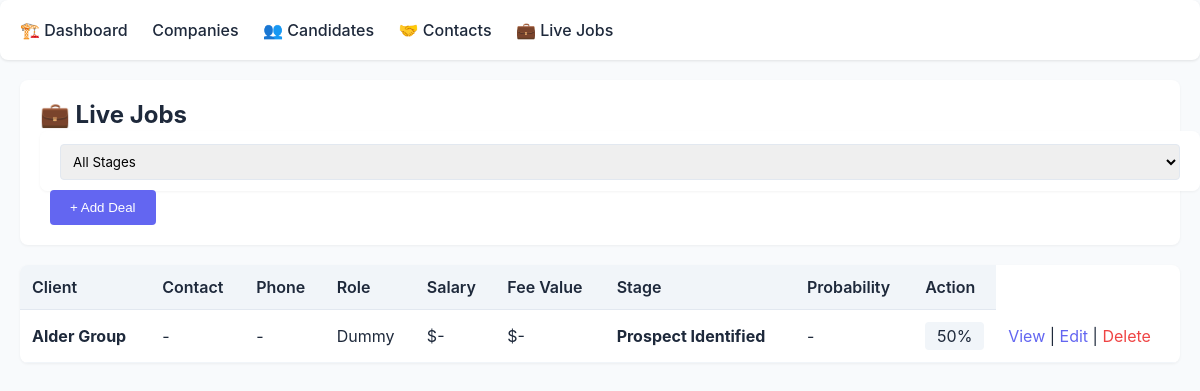
Page /deals on the committed database.
### tables this page shows
CREATE TABLE deals (
            id INTEGER PRIMARY KEY,
            client TEXT NOT NULL,
            role TEXT NOT NULL,
            salary_value INTEGER,
            fee_value INTEGER,
            stage TEXT DEFAULT 'Prospect Identified',
            competition TEXT,
            probability INTEGER DEFAULT 50,
            next_action TEXT,
            notes TEXT,
            created_at TIMESTAMP DEFAULT CURRENT_TIMESTAMP,
            updated_at TIMESTAMP DEFAULT CURRENT_TIMESTAMP
        , contact_name TEXT, phone TEXT);

### app.py (the view)
@app.route('/deals')
def deals_list():
    db = get_db()
    cursor = db.cursor()
    stage = request.args.get('stage', '')
    if stage:
        cursor.execute('SELECT * FROM deals WHERE stage = ? ORDER BY updated_at DESC', (stage,))
    else:
        cursor.execute('SELECT * FROM deals ORDER BY updated_at DESC')
    deals = cursor.fetchall()
    cursor.execute('SELECT DISTINCT stage FROM deals ORDER BY stage')
    stages = cursor.fetchall()
    db.close()
    return render_template('deals.html', deals=deals, stages=stages, current_stage=stage)

### app.py (called while the page is built)
def get_db():
    db = sqlite3.connect(app.config['DATABASE'])
    db.row_factory = sqlite3.Row
    return db

### templates/deals.html (shortened to what this page needs)
{% extends "base.html" %}
{% block content %}
<div class="header">
  <h1>💼 Live Jobs</h1>
  <div style="margin-top: 15px;">
    <form method="get" style="display: inline;">
      {% if stages %}
      <select name="stage" onchange="this.form.submit()" style="padding: 8px; border-radius: 4px; border: 1px solid #e2e8f0;">
        <option value="">All Stages</option>
      </select>
      {% endif %}
    </form>
    <button class="btn" onclick="showAddForm()" style="margin-left: 10px;">+ Add Deal</button>
  </div>
</div>
<table>
  <thead>
    <tr>
      <th>Client</th>
      <th>Contact</th>
      <th>Phone</th>
      <th>Role</th>
      <th>Salary</th>
      <th>Fee Value</th>
      <th>Stage</th>
      <th>Probability</th>
      <th>Action</th>
    </tr>
  </thead>
  <tbody>
    {% for deal in deals %}
    <tr>
      <td><strong>{{ deal.client }}</strong></td>
      <td>{{ deal.contact_name or '-' }}</td>
      <td>{{ deal.phone or '-' }}</td>
      <td>{{ deal.role }}</td>
      <td>${{ "{:,.0f}".format(deal.salary_value) if deal.salary_value else '-' }}</td>
      <td>${{ "{:,.0f}".format(deal.fee_value) if deal.fee_value else '-' }}</td>
      <td><strong>{{ deal.stage }}</strong></td>
      <td>{{ deal.competition or '-' }}</td>
      <td>
        <div style="background: #f1f5f9; padding: 4px 8px; border-radius: 4px; text-align: center;">
          {{ deal.probability }}%
        </div>
      </td>
      <td>
        <a href="/deal/{{ deal.id }}">View</a> |
        <a href="#" onclick="editJobById({{ deal.id }}); return false;">Edit</a> |
        <a href="#" onclick="deleteJobById('{{ deal.client }}', '{{ deal.role }}', {{ deal.id }}); return false;" style="color: #ef4444;">Delete</a>
      </td>
    </tr>
    {% endfor %}
  </tbody>
</table>
{% endblock %}

### templates/base.html (style rules this page uses)
* { margin: 0; padding: 0; box-sizing: border-box; }
body { font-family: -apple-system, BlinkMacSystemFont, 'Segoe UI', Roboto, sans-serif; background: #f8fafc; color: #1e293b; }
.header { background: white; padding: 20px; border-radius: 8px; margin-bottom: 20px; box-shadow: 0 1px 3px rgba(0,0,0,0.05); }
.header h1 { font-size: 24px; margin-bottom: 5px; }
table { width: 100%; background: white; border-collapse: collapse; border-radius: 8px; overflow: hidden; box-shadow: 0 1px 3px rgba(0,0,0,0.05); }
th { background: #f1f5f9; padding: 12px; text-align: left; font-weight: 600; border-bottom: 1px solid #e2e8f0; }
td { padding: 12px; border-bottom: 1px solid #f1f5f9; }
a { color: #6366f1; text-decoration: none; }
.btn { background: #6366f1; color: white; padding: 10px 20px; border: none; border-radius: 4px; cursor: pointer; font-weight: 500; }
input, textarea, select { width: 100%; padding: 10px; border: 1px solid #e2e8f0; border-radius: 4px; font-family: inherit; margin-bottom: 10px; }
form { background: white; padding: 20px; border-radius: 8px; box-shadow: 0 1px 3px rgba(0,0,0,0.05); }

### rows in the picture
deals: client "Alder Group", contact_name "-", phone "-", role "Dummy", salary_value "-", fee_value "-", stage "Prospect Identified", competition "-", probability "50"
